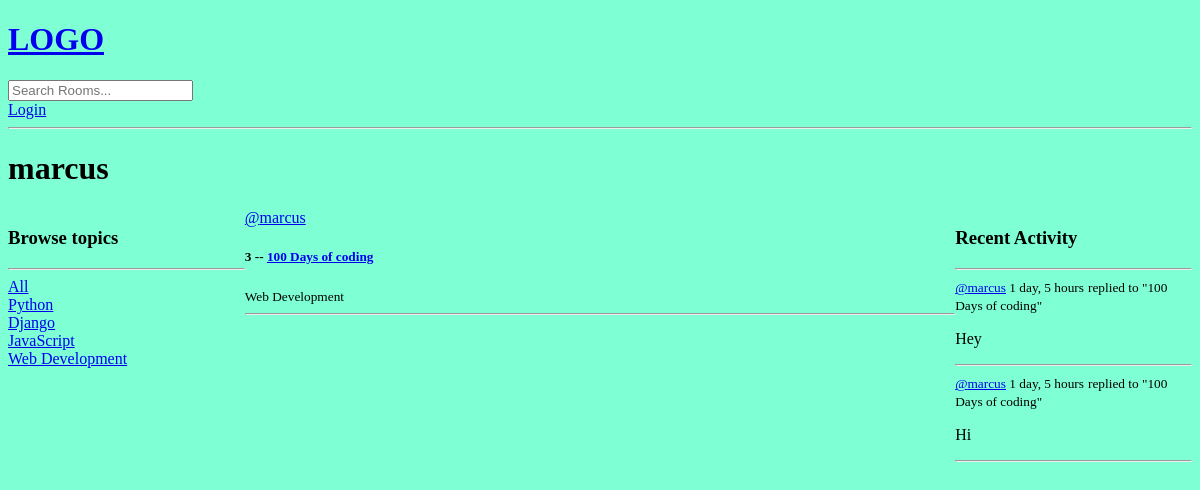
The app's page /profile/1/, older data.
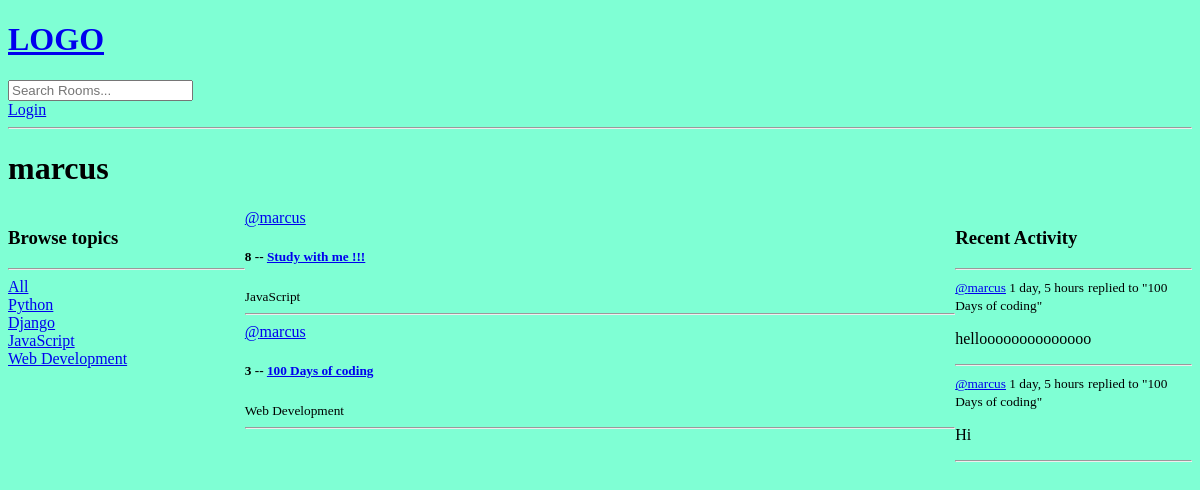
The same page, newer data.
### base/models.py (models this page shows, shortened)
class Topic(models.Model):
    name = models.CharField(max_length=200)

class Room(models.Model):
    host = models.ForeignKey(User, on_delete=models.SET_NULL, null=True)
    topic = models.ForeignKey(Topic, on_delete=models.SET_NULL, null=True)
    name = models.CharField(max_length=200)
    description = models.TextField(null=True, blank=True)
    participants = models.ManyToManyField(
        User, related_name='participants', blank=True)
    updated = models.DateTimeField(auto_now=True) # takes a snapshot of the instance everytime its saved
    created = models.DateTimeField(auto_now_add=True) # takes a snapshot of the instance just when it's created
    class Meta:
        ordering = ['-updated', '-created']
    def __str__(self) -> str:
        return self.name

class Message(models.Model):
    user = models.ForeignKey(User, on_delete=models.CASCADE) # Django has a base model for user. Check documentation for more information
    room = models.ForeignKey(Room, on_delete=models.CASCADE)
    body = models.TextField()
    updated = models.DateTimeField(auto_now=True) # takes a snapshot of the instance everytime its saved
    created = models.DateTimeField(auto_now_add=True) # takes a snapshot of the instance just when it's created
    class Meta:
        ordering = ['-updated', '-created']
    def __str__(self) -> str:
        if len(self.body) < 50:
            return self.body
        return self.body[0:50] + '...'

### base/views.py (the view)
# urls.py: path('profile/<str:pk>/', views.userProfile, name='user-profile'),
def userProfile(request, pk):
    user = User.objects.get(id=pk)
    rooms = user.room_set.all()
    room_messages = user.message_set.all()
    topics = Topic.objects.all()
    context = {
        'user': user,
        'rooms': rooms,
        'room_messages': room_messages,
        'topics': topics,
    }
    return render(request, 'base/profile.html', context)

### base/templates/base/profile.html (shortened to what this page needs)
{% extends 'main.html' %}
{% block content %}
<h1>{{user.username}}</h1>
<div class="profile-container">
    <div>
        {% include 'base/topics_components.html' %}
    </div>
    <div>
        {% include 'base/feed_component.html' %}
    </div>
    <div>
        {% include 'base/activity_component.html' %}
    </div>
</div>
{% endblock content %}

### base/templates/base/topics_components.html
<h3>Browse topics</h3>
    <hr />
    <div>
      <a href="{% url 'home' %}">All</a>
    </div>
    {% for topic in topics %}
    <div>
      <a href="{% url 'home' %}?q={{topic.name}}">{{topic.name}}</a>
    </div>
    {% endfor %}

### base/templates/base/feed_component.html (shortened to what this page needs)
<div>
    {% for room in rooms %}
    <div>
      <a href="{% url 'user-profile' room.host.id %}">@{{room.host.username}}</a>
      <h5>
        {{room.id}} -- <a href="{% url 'room' room.id %}"> {{room.name}} </a>
      </h5>
      <small>{{room.topic.name}}</small>
      <hr />
    </div>
    {% endfor %}
</div>

### base/templates/base/activity_component.html (shortened to what this page needs)
<h3>Recent Activity</h3>
<hr>
{% for message in room_messages %}
  <div>
    <small><a href="{% url 'user-profile' message.user.id %}">@{{message.user}}</a> {{message.created|timesince}}</small>
    <small>replied to "{{message.room}}"</small>
    <p>{{message}}</p>
    <hr>
  </div>
{% endfor %}

Row changes from the older to the newer data that the page shows:
added Room: host.username "marcus", id "8", name "Study with me !!!", topic.name "JavaScript"
changed Message: body "Hey" → "helloooooooooooooo"
